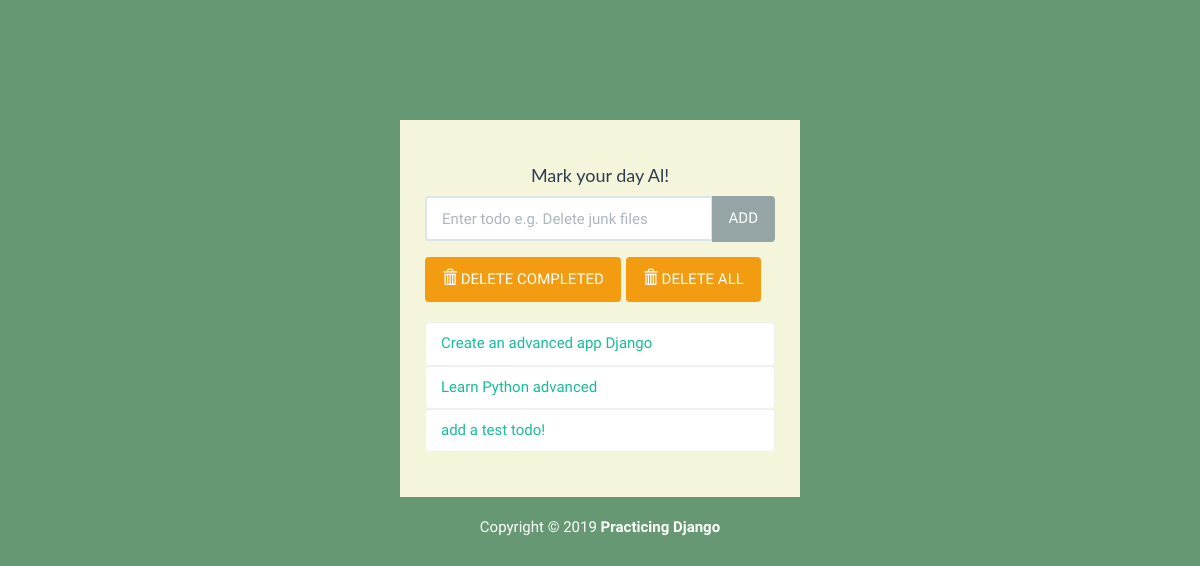
Before: / with the older database file.
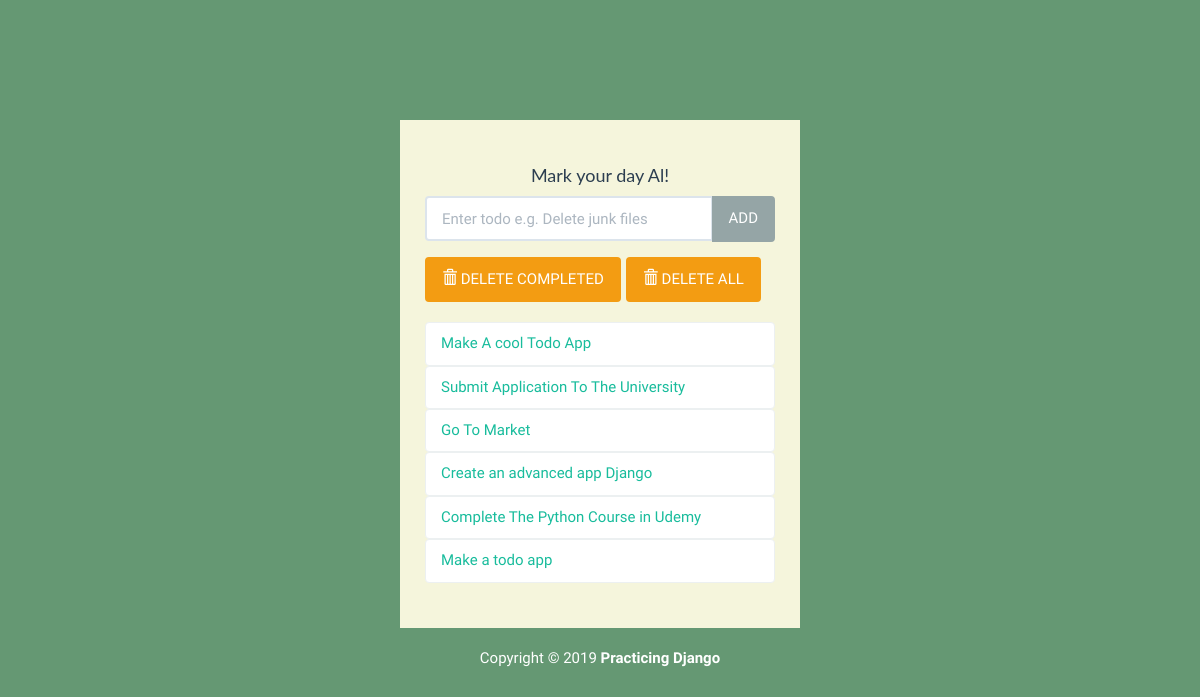
After: the same page with the newer database file.
### todo/models.py (models this page shows, shortened)
class Todo(models.Model):
	text = models.CharField(max_length = 60)
	completed = models.BooleanField(default= False)

### todo/views.py (the view)
# urls.py: path('',views.index,name='index'),
def index(request):
	todo_all = Todo.objects.order_by('id')
	form  =  TodoForm()
	context = {'todo_list' : todo_all,'form':form}
	return render(request,'todo/index.html',context)

### todo/forms.py
class TodoForm(forms.Form):
	text = forms.CharField(max_length = 60,
		widget=forms.TextInput({'class':'form-control', 'placeholder': 'Enter todo e.g. Delete junk files', 'aria-label': 'Todo', 'aria-describedby': 'add-btn'}))

### todo/templates/todo/index.html (shortened to what this page needs)
{% load static %}
<!DOCTYPE html>
<html lang="en">
	<head>
		<link rel="stylesheet" href="{% static 'todo/bs/css/flatly.min.css' %}" />
		<link rel="stylesheet" href="{% static 'todo/styles.css' %}" />
	</head>
	<body>
		<div class="container-fluid" id="wrapper">
			<div class="row">
				<div class="col-lg-4 col-lg-offset-4" id="content">
					<h2>Mark your day Al!</h2>
					<form action="{% url 'add' %}" method="POST" role="form">
						<div class="form-group">
							<div class="input-group">
							  {{ form.text }}
							  <span class="input-group-btn">
								  <button type="submit" class="btn btn-default" id="add-btn">ADD</button>
							  </span>
							</div>
						</div>
					</form>
					<div class="row t10">
						<div class="col-lg-12">
							<div class="btn-toolbar">
								<div class="btn-group">
									<a href="{% url 'deleteCompleted' %}"><button type="button" class="btn btn-warning">
										<i class="glyphicon glyphicon-trash"></i> DELETE COMPLETED
									</button></a>
								</div>
								<div class="btn-group">
									<a href="{% url 'deleteAll' %} "><button type="button" class="btn btn-warning">
										<i class="glyphicon glyphicon-trash"></i> DELETE ALL
									</button></a>
								</div>
							</div>
						</div>
					</div>
					<ul class="list-group t20">
						{% for todo in todo_list %}
							{% if todo.completed %}
							<li class="list-group-item todo-completed">{{ todo.text }}</li>
							{% else %}
							<a href="{% url 'complete' todo.id %}"><li class="list-group-item">{{ todo.text }}</li></a>
							{% endif %}
						{% endfor %}
					</ul>
				</div>
			</div>
			<footer>
				<div class="row pad">
					<div class="col-lg-12 text-center">
						Copyright &copy; 2019 <strong>Practicing Django</strong>
					</div>
				</div>
			</footer>
		</div>
	</body>
</html>

### todo/static/todo/styles.css (style rules this page uses)
body { background: rgba(63, 127, 80, .8); font-family: 'Oswald', 'Futura', sans-serif; }
#wrapper { margin-top: 10% !important; }
#content { background: beige; padding: 25px; }
#content > h2 { font-size: 18px; text-align: center; padding-top: 0; }
.t10 { margin-top: 10px; }
.t20 { margin-top: 20px; }
footer { margin-top: 20px; color: white; }

Changed rows visible on the page:
removed Todo: text "Learn Python advanced"
removed Todo: text "add a test todo!"
added Todo: text "Make A cool Todo App"
added Todo: text "Submit Application To The University"
added Todo: text "Go To Market"
added Todo: text "Complete The Python Course in Udemy"
added Todo: text "Make a todo app"
